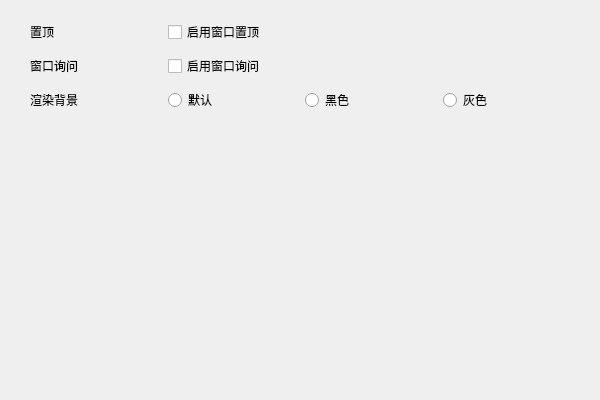
<?xml version="1.0" encoding="UTF-8"?>
<ui version="4.0">
 <class>SetDialog</class>
 <widget class="QWidget" name="SetDialog">
  <property name="geometry">
   <rect>
    <x>0</x>
    <y>0</y>
    <width>600</width>
    <height>400</height>
   </rect>
  </property>
  <property name="windowTitle">
   <string>Form</string>
  </property>
  <layout class="QVBoxLayout" name="verticalLayout">
   <property name="spacing">
    <number>10</number>
   </property>
   <property name="leftMargin">
    <number>10</number>
   </property>
   <property name="topMargin">
    <number>10</number>
   </property>
   <property name="rightMargin">
    <number>10</number>
   </property>
   <property name="bottomMargin">
    <number>10</number>
   </property>
   <item>
    <widget class="QWidget" name="widget" native="true">
     <layout class="QGridLayout" name="gridLayout">
      <property name="leftMargin">
       <number>20</number>
      </property>
      <property name="topMargin">
       <number>10</number>
      </property>
      <property name="rightMargin">
       <number>20</number>
      </property>
      <property name="bottomMargin">
       <number>10</number>
      </property>
      <property name="spacing">
       <number>10</number>
      </property>
      <item row="0" column="0">
       <widget class="QLabel" name="label">
        <property name="text">
         <string>置顶</string>
        </property>
       </widget>
      </item>
      <item row="0" column="1">
       <widget class="QCheckBox" name="chkTop">
        <property name="text">
         <string>启用窗口置顶</string>
        </property>
       </widget>
      </item>
      <item row="1" column="0">
       <widget class="QLabel" name="label_2">
        <property name="text">
         <string>窗口询问</string>
        </property>
       </widget>
      </item>
      <item row="1" column="1">
       <widget class="QCheckBox" name="chkInquiry">
        <property name="text">
         <string>启用窗口询问</string>
        </property>
       </widget>
      </item>
      <item row="2" column="0">
       <widget class="QLabel" name="label_3">
        <property name="text">
         <string>渲染背景</string>
        </property>
       </widget>
      </item>
      <item row="2" column="1">
       <widget class="QRadioButton" name="rdoDefault">
        <property name="text">
         <string>默认</string>
        </property>
       </widget>
      </item>
      <item row="2" column="2">
       <widget class="QRadioButton" name="rdoBlack">
        <property name="text">
         <string>黑色</string>
        </property>
       </widget>
      </item>
      <item row="2" column="3">
       <widget class="QRadioButton" name="rdoGray">
        <property name="text">
         <string>灰色</string>
        </property>
       </widget>
      </item>
      <item row="3" column="2">
       <spacer name="verticalSpacer">
        <property name="orientation">
         <enum>Qt::Vertical</enum>
        </property>
        <property name="sizeHint" stdset="0">
         <size>
          <width>20</width>
          <height>40</height>
         </size>
        </property>
       </spacer>
      </item>
     </layout>
    </widget>
   </item>
  </layout>
 </widget>
 <resources/>
 <connections/>
</ui>
